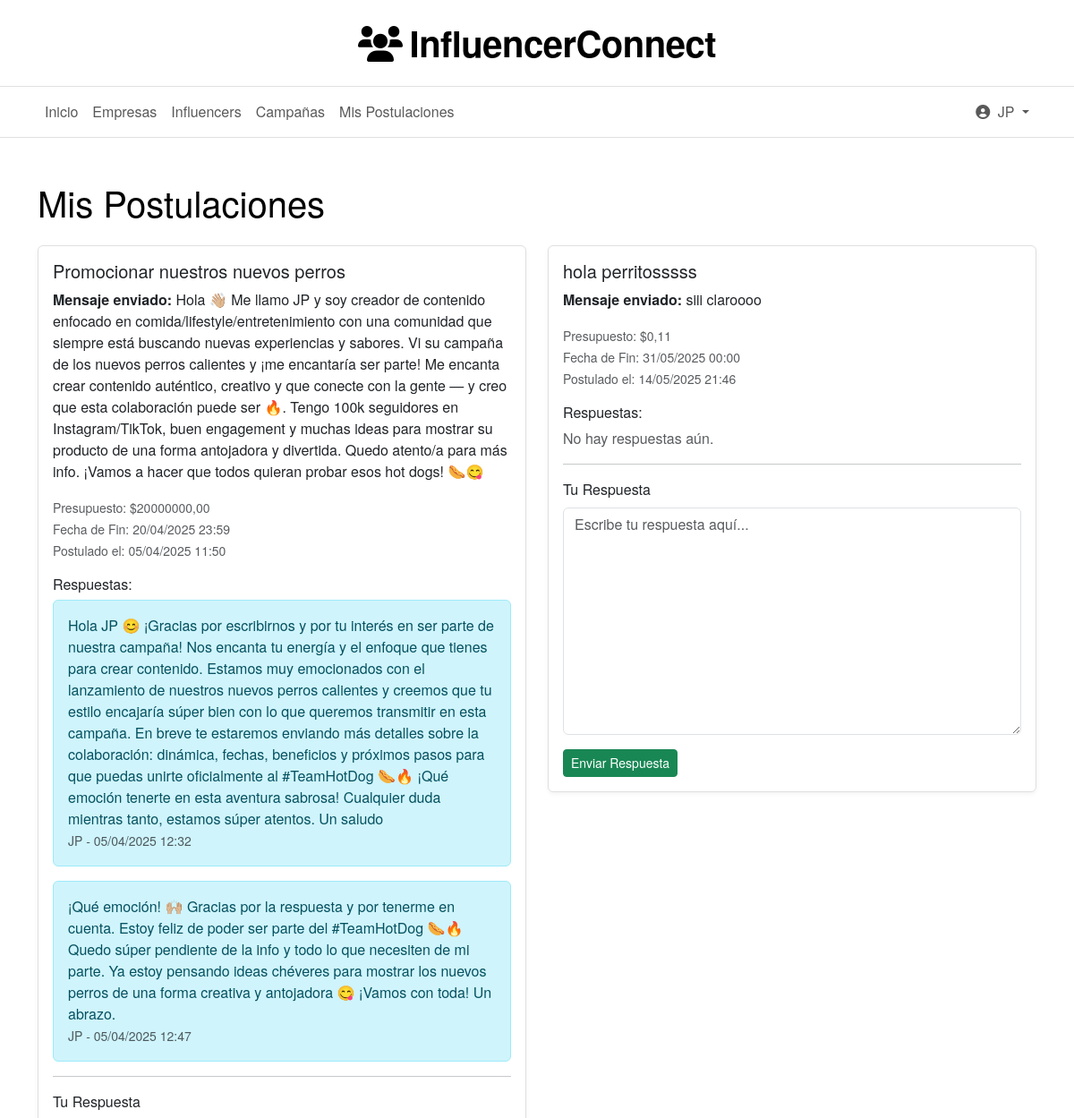
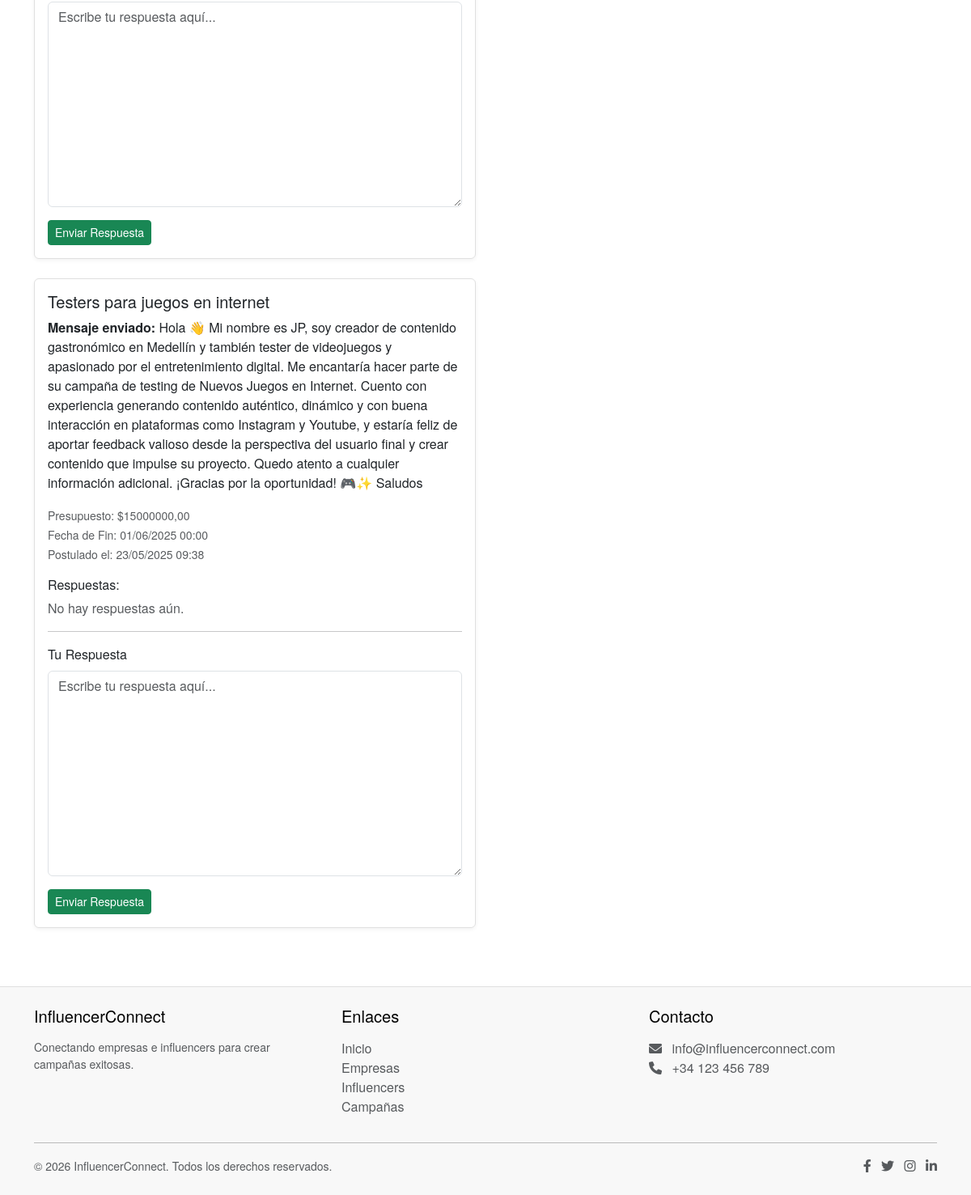
Screenshot of /campaigns/influencer_applications/ (signed in) with the database file from the repository (2 pictures, top to bottom).
### users/models.py (models this page shows, shortened)
class CustomUser(AbstractUser):
    USER_TYPE_CHOICES = (
        ('empresa', 'Empresa'),
        ('influencer', 'Influencer'),
    )
    email = models.EmailField(_('email address'), unique=True)
    user_type = models.CharField(max_length=10, choices=USER_TYPE_CHOICES)
    profile_picture = models.ImageField(upload_to='profile_pictures/', blank=True, null=True)
    USERNAME_FIELD = 'email'
    REQUIRED_FIELDS = ['username', 'user_type']

### campaigns/models.py (models this page shows, shortened)
class Application(models.Model):
    campaign = models.ForeignKey(
        Campaign,
        on_delete=models.CASCADE,
        related_name='applications'
    )
    influencer = models.ForeignKey(
        settings.AUTH_USER_MODEL,
        on_delete=models.CASCADE,
        limit_choices_to={'user_type': 'influencer'}
    )
    message = models.TextField()
    created_at = models.DateTimeField(auto_now_add=True)

class Campaign(models.Model):
    name = models.CharField(max_length=255)
    description = models.TextField()
    company = models.ForeignKey(
        settings.AUTH_USER_MODEL,
        on_delete=models.CASCADE,
        limit_choices_to={'user_type': 'empresa'}
    )
    created_at = models.DateTimeField(auto_now_add=True)
    deadline = models.DateTimeField()
    budget = models.DecimalField(max_digits=10, decimal_places=2)
    views = models.PositiveIntegerField(default=0)
    likes = models.PositiveIntegerField(default=0)
    liked_by = models.ManyToManyField(settings.AUTH_USER_MODEL, blank=True, related_name='liked_campaigns')
    categories = models.ManyToManyField(Category, blank=True, related_name='campaigns')  # Relación con categorías

class Response(models.Model):
    application = models.ForeignKey(
        Application,
        on_delete=models.CASCADE,
        related_name='responses'
    )
    user = models.ForeignKey(
        settings.AUTH_USER_MODEL,
        on_delete=models.CASCADE
    )
    content = models.TextField()
    created_at = models.DateTimeField(auto_now_add=True)

### campaigns/views.py (the view)
# urls.py: path('influencer_applications/', views.influencer_applications, name='influencer_applications'),
@login_required
def influencer_applications(request):
    applications = Application.objects.filter(influencer=request.user)
    if request.method == 'POST':
        form = ResponseForm(request.POST)
        if form.is_valid():
            response = form.save(commit=False)
            response.user = request.user
            response.application = get_object_or_404(Application, id=request.POST.get('application_id'))
            response.save()
            return redirect('campaigns:influencer_applications')
    else:
        form = ResponseForm()
    return render(request, 'campaigns/influencer_applications.html', {
        'applications': applications,
        'form': form
    })

### campaigns/forms.py
class ResponseForm(forms.ModelForm):
    class Meta:
        model = Response
        fields = ['content']
        widgets = {
            'content': forms.Textarea(attrs={'class': 'form-control', 'placeholder': 'Escribe tu respuesta aquí...'}),
        }

### campaigns/templatetags/form_tags.py (called while the page is built)
@register.filter
def add_class(field, css_class):
    return field.as_widget(attrs={"class": css_class})

### templates/campaigns/influencer_applications.html (shortened to what this page needs)
{% extends 'base.html' %}
{% load form_tags %}
{% block content %}
<div class="container mt-5">
    <h1 class="mb-4">Mis Postulaciones</h1>
    {% if applications %}
        <div class="row">
            {% for application in applications %}
                <div class="col-md-6 mb-4">
                    <div class="card">
                        <div class="card-body">
                            <h5 class="card-title">{{ application.campaign.name }}</h5>
                            <p class="card-text">
                                <strong>Mensaje enviado:</strong> {{ application.message }}
                            </p>
                            <p class="text-muted">
                                <small>Presupuesto: ${{ application.campaign.budget }}</small><br>
                                <small>Fecha de Fin: {{ application.campaign.deadline|date:"d/m/Y H:i" }}</small><br>
                                <small>Postulado el: {{ application.created_at|date:"d/m/Y H:i" }}</small>
                            </p>
                            <h6>Respuestas:</h6>
                            {% for response in application.responses.all %}
                                <div class="alert {% if response.user == application.campaign.company %}alert-secondary{% else %}alert-info{% endif %}">
                                    <p class="mb-0">{{ response.content }}</p>
                                    <small class="text-muted">
                                        {{ response.user.username }} - {{ response.created_at|date:"d/m/Y H:i" }}
                                    </small>
                                </div>
                            {% empty %}
                                <p class="text-muted">No hay respuestas aún.</p>
                            {% endfor %}
                            <hr>
                            <form method="post">
                                <div class="mb-3">
                                    <label for="id_content" class="form-label">Tu Respuesta</label>
                                    {{ form.content|add_class:"form-control" }}
                                </div>
                                <button type="submit" class="btn btn-success btn-sm">Enviar Respuesta</button>
                            </form>
                        </div>
                    </div>
                </div>
            {% endfor %}
        </div>
    {% else %}
        <p class="text-muted">No tienes postulaciones aún.</p>
    {% endif %}
</div>
{% endblock %}

### templates/base.html (shortened to what this page needs)
<!DOCTYPE html>
<html lang="es">
<head>
    <link href="https://cdn.jsdelivr.net/npm/bootstrap@5.3.0-alpha1/dist/css/bootstrap.min.css" rel="stylesheet">
    <link href="https://cdn.jsdelivr.net/npm/bootstrap@5.3.0/dist/css/bootstrap.min.css" rel="stylesheet">
    <link rel="stylesheet" href="https://cdnjs.cloudflare.com/ajax/libs/font-awesome/6.0.0/css/all.min.css">
</head>
<body>
    <header class="site-header">
        <div class="container">
            <h1 class="site-title">
                <i class="fas fa-users"></i>InfluencerConnect
            </h1>
        </div>
    </header>
    <nav class="main-navigation navbar navbar-expand-lg navbar-light">
        <div class="container">
            <div class="collapse navbar-collapse" id="navbarNav">
                <ul class="navbar-nav me-auto">
                    <li class="nav-item">
                        <a class="nav-link" href="{% url 'home' %}">Inicio</a>
                    </li>
                    <li class="nav-item">
                        <a class="nav-link" href="{% url 'profiles:company_list' %}">Empresas</a>
                    </li>
                    <li class="nav-item">
                        <a class="nav-link" href="{% url 'profiles:influencer_list' %}">Influencers</a>
                    </li>
                    <li class="nav-item">
                        <a class="nav-link" href="{% url 'campaigns:campaign_list' %}">Campañas</a>
                    </li>
                    {% if user.is_authenticated and user.user_type == 'influencer' %}
                        <li class="nav-item">
                            <a class="nav-link" href="{% url 'campaigns:influencer_applications' %}">Mis Postulaciones</a>
                        </li>
                    {% endif %}
                </ul>
                <ul class="navbar-nav">
                    {% if user.is_authenticated %}
                        <li class="nav-item dropdown">
                            <a class="nav-link dropdown-toggle" href="#" id="navbarDropdown" role="button" data-bs-toggle="dropdown">
                                <i class="fas fa-user-circle me-1"></i>
                                {{ user.username }}
                            </a>
                        </li>
                    {% endif %}
                </ul>
            </div>
        </div>
    </nav>
    {% block content %}{% endblock %}
    <footer class="py-4 mt-5">
        <div class="container">
            <div class="row">
                <div class="col-md-4 mb-3 mb-md-0">
                    <h5 class="mb-3">InfluencerConnect</h5>
                    <p class="small text-muted">Conectando empresas e influencers para crear campañas exitosas.</p>
                </div>
                <div class="col-md-4 mb-3 mb-md-0">
                    <h5 class="mb-3">Enlaces</h5>
                    <ul class="list-unstyled">
                        <li><a href="{% url 'home' %}" class="text-decoration-none text-muted">Inicio</a></li>
                        <li><a href="{% url 'profiles:company_list' %}" class="text-decoration-none text-muted">Empresas</a></li>
                        <li><a href="{% url 'profiles:influencer_list' %}" class="text-decoration-none text-muted">Influencers</a></li>
                        <li><a href="{% url 'campaigns:campaign_list' %}" class="text-decoration-none text-muted">Campañas</a></li>
                    </ul>
                </div>
                <div class="col-md-4">
                    <h5 class="mb-3">Contacto</h5>
                    <ul class="list-unstyled text-muted">
                        <li><i class="fas fa-envelope me-2"></i> info@influencerconnect.com</li>
                        <li><i class="fas fa-phone me-2"></i> +34 123 456 789</li>
                    </ul>
                </div>
            </div>
            <hr>
            <div class="d-flex justify-content-between align-items-center">
                <p class="small text-muted mb-0">&copy; {% now "Y" %} InfluencerConnect. Todos los derechos reservados.</p>
                <div>
                    <a href="#" class="text-muted me-2"><i class="fab fa-facebook-f"></i></a>
                    <a href="#" class="text-muted me-2"><i class="fab fa-twitter"></i></a>
                    <a href="#" class="text-muted me-2"><i class="fab fa-instagram"></i></a>
                    <a href="#" class="text-muted"><i class="fab fa-linkedin-in"></i></a>
                </div>
            </div>
        </div>
    </footer>
</body>
</html>

### templates/base.html (style rules this page uses)
:root { --primary-color: #000000; --primary-hover: #333333; --secondary-color: #666666; --background-color: #ffffff; --text-color: #000000; --border-color: #e0e0e0; }
body { font-family: 'Helvetica Neue', Arial, sans-serif; color: var(--text-color); background-color: var(--background-color); }
.site-header { text-align: center; padding: 1.5rem 0; background-color: var(--background-color); border-bottom: 1px solid var(--border-color); }
.site-title { font-size: 2.5rem; font-weight: 700; color: var(--primary-color); margin: 0; letter-spacing: -0.5px; }
.site-title i { margin-right: 0.5rem; }
.main-navigation { background-color: var(--background-color); border-bottom: 1px solid var(--border-color); }
.card { border: 1px solid var(--border-color); box-shadow: 0 2px 5px rgba(0,0,0,0.05) !important; }
footer { background-color: #f8f8f8 !important; border-top: 1px solid var(--border-color) !important; }

### rows the page displays
CustomUser: username "JP"
Application: campaign.name "Promocionar nuestros nuevos perros", message "Hola 👋🏼 Me llamo JP y soy creador de contenido enfocado en comida/lifestyle/entretenimiento con una comunidad que siempre está buscando nuevas experiencias y sabores. Vi su campaña de los nuevos perros calientes y ¡me encantaría ser parte! Me encanta crear contenido auténtico, creativo y que conecte con la gente — y creo que esta colaboración puede ser 🔥. Tengo 100k seguidores en Instagram/TikTok, buen engagement y muchas ideas para mostrar su producto de una forma antojadora y divertida. Quedo atento/a para más info. ¡Vamos a hacer que todos quieran probar esos hot dogs! 🌭😋", campaign.budget "20000000,00", campaign.deadline "20/04/2025 23:59", created_at "05/04/2025 11:50"
Response: content "Hola JP 😊 ¡Gracias por escribirnos y por tu interés en ser parte de nuestra campaña! Nos encanta tu energía y el enfoque que tienes para crear contenido. Estamos muy emocionados con el lanzamiento de nuestros nuevos perros calientes y creemos que tu estilo encajaría súper bien con lo que queremos transmitir en esta campaña. En breve te estaremos enviando más detalles sobre la colaboración: dinámica, fechas, beneficios y próximos pasos para que puedas unirte oficialmente al #TeamHotDog 🌭🔥 ¡Qué emoción tenerte en esta aventura sabrosa! Cualquier duda mientras tanto, estamos súper atentos. Un saludo", user.username "JP", created_at "05/04/2025 12:32"
Response: content "¡Qué emoción! 🙌🏼 Gracias por la respuesta y por tenerme en cuenta. Estoy feliz de poder ser parte del #TeamHotDog 🌭🔥 Quedo súper pendiente de la info y todo lo que necesiten de mi parte. Ya estoy pensando ideas chéveres para mostrar los nuevos perros de una forma creativa y antojadora 😋 ¡Vamos con toda! Un abrazo.", user.username "JP", created_at "05/04/2025 12:47"
Application: campaign.name "hola perritosssss", message "siii claroooo", campaign.budget "0,11", campaign.deadline "31/05/2025 00:00", created_at "14/05/2025 21:46"
Application: campaign.name "Testers para juegos en internet", message "Hola 👋 Mi nombre es JP, soy creador de contenido gastronómico en Medellín y también tester de videojuegos y apasionado por el entretenimiento digital. Me encantaría hacer parte de su campaña de testing de Nuevos Juegos en Internet. Cuento con experiencia generando contenido auténtico, dinámico y con buena interacción en plataformas como Instagram y Youtube, y estaría feliz de aportar feedback valioso desde la perspectiva del usuario final y crear contenido que impulse su proyecto. Quedo atento a cualquier información adicional. ¡Gracias por la oportunidad! 🎮✨ Saludos", campaign.budget "15000000,00", campaign.deadline "01/06/2025 00:00", created_at "23/05/2025 09:38"
